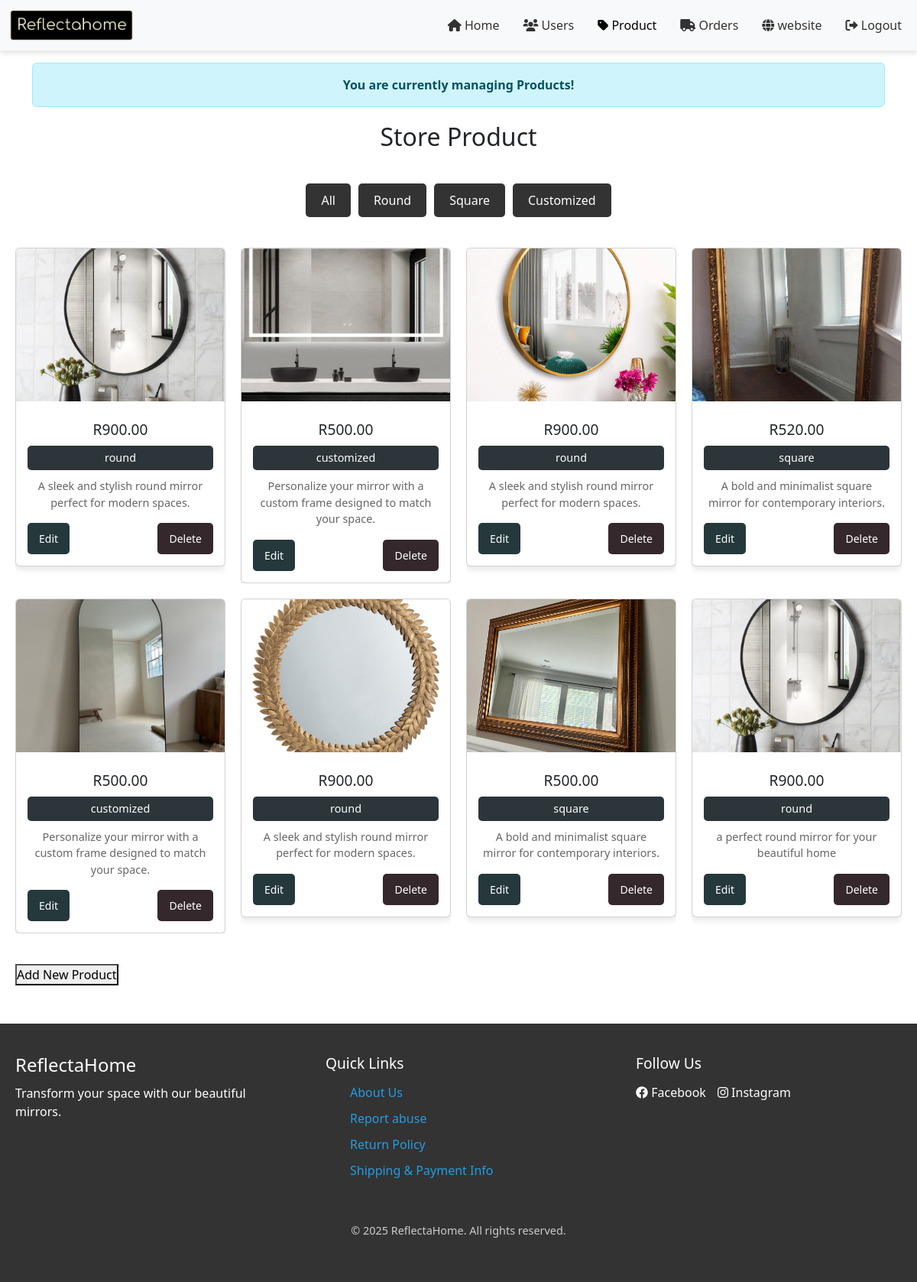
The page /Admin/products.php on the database its author committed.
### tables this page shows
CREATE TABLE `products` (
  `id` int(11) NOT NULL,
  `name` varchar(255) NOT NULL,
  `description` text DEFAULT NULL,
  `price` decimal(10,2) NOT NULL,
  `category` enum('round','square','customized') NOT NULL,
  `image` varchar(255) DEFAULT NULL,
  `created_at` datetime DEFAULT current_timestamp(),
  `updated_at` datetime DEFAULT current_timestamp() ON UPDATE current_timestamp(),
  `stock_quantity` int(11) DEFAULT 0
);

### Admin/products.php (the view, shortened to what this page needs)
<?php
include_once 'db-inc.php';
function getAllProducts($dbConnection) {
    $sql = "SELECT * FROM products";
    $result = mysqli_query($dbConnection, $sql);
    $products = [];
    if (mysqli_num_rows($result) > 0) {
        while ($row = mysqli_fetch_assoc($result)) {
            $products[] = $row;
        }
    }
    return $products;
}
?>
<!DOCTYPE html>
<html lang="en">
<head>
    <link rel="stylesheet" href="/ReflectaHome/Admin/style/styles.css">
    <link href="https://cdn.jsdelivr.net/npm/bootstrap@5.3.0-alpha1/dist/css/bootstrap.min.css" rel="stylesheet">
    <link href="https://cdnjs.cloudflare.com/ajax/libs/font-awesome/6.0.0-beta3/css/all.min.css" rel="stylesheet">
</head>
<body>
 <nav class="navbar navbar-expand-lg navbar-light bg-light">
    <div class="container-fluid">
        <a class="navbar-brand" href="index.html">
            <img src="/ReflectaHome/Images/logo-no-background.png" alt="ReflectaHome Logo" style="height: 40px;">
        </a>
        <div class="collapse navbar-collapse" id="navbarNav">
            <ul class="navbar-nav ms-auto">
                <li class="nav-item">
                    <a class="nav-link" href="home.php"><i class="fas fa-home"></i> Home</a>
                </li>
                <li class="nav-item">
                    <a class="nav-link" href="Users.php"><i class="fas fa-users"></i> Users</a>
                </li>
                <li class="nav-item">
                    <a class="nav-link active" href="products.php"><i class="fas fa-tag"></i> Product</a>
                </li>
                <li class="nav-item">
                    <a class="nav-link" href="orders.php"><i class="fas fa-truck"></i> Orders</a>
                </li>
                <li class="nav-item">
                    <a class="nav-link" href="website.php"><i class="fas fa-globe"></i> website</a>
                </li>
                <li class="nav-item">
                    <a class="nav-link" href="/ReflectaHome/Homepage/home.php"><i class="fas fa-sign-out-alt"></i> Logout</a>
                </li>
            </ul>
        </div>
    </div>
</nav>
<div class="container mt-3">
    <div class="alert alert-info text-center" role="alert">
        <strong>You are currently managing Products!</strong>
    </div>
</div>
  <header>
      <h2>Store Product</h2> <br>
      <div class="filters">
          <button class="filter-btn" data-category="all">All</button>
          <button class="filter-btn" data-category="round">Round</button>
          <button class="filter-btn" data-category="square">Square</button>
          <button class="filter-btn" data-category="customized">Customized</button>
      </div>
  </header>
  <main id="products" class="gallery">
      <?php
      $products = getAllProducts($dbConnection);
      foreach ($products as $product) {
          echo "
          <div class='gallery-item {$product['category']}'>
            <div class='card'>
                <img src='images/{$product['image']}' alt='{$product['name']}'>
                <div class='card-overlay'>
                    <p>{$product['name']}</p>
                </div>
                <div class='card-content'>
                    <h3>R{$product['price']}</h3>
                    <p class='category'>{$product['category']}</p>
                    <p class='description'>{$product['description']}</p>
                    <div class='buttons'>
                        <button class='edit-btn' data-bs-toggle='modal' data-bs-target='#product-modal' data-id='{$product['id']}' data-name='{$product['name']}' data-price='{$product['price']}' data-category='{$product['category']}' data-description='{$product['description']}' data-image='{$product['image']}'>Edit</button>
                        <form method='POST'>
                            <input type='hidden' name='product-id' value='{$product['id']}'>
                            <button type='submit' name='action' value='delete' class='delete-btn'>Delete</button>
                        </form>
                    </div>
                </div>
            </div>
          </div>";
      }
      ?>
  </main>
  <div class="add-new-btn">
      <button id="add-new-product-btn" data-bs-toggle="modal" data-bs-target="#product-modal">Add New Product</button>
  </div>
<footer class="footer">
    <div class="footer-content">
        <div class="footer-left">
            <h3>ReflectaHome</h3>
            <p>Transform your space with our beautiful mirrors.</p><br><br>
        </div>
        <div class="footer-center">
            <h4>Quick Links</h4>
            <ul>
                <li><a href="/ReflectaHome/QuickLinks/about.php">About Us</a></li>
                <li><a href="/ReflectaHome/QuickLinks/Report abuse.php">Report abuse</a></li>
                <li><a href="/ReflectaHome/QuickLinks/Return Policy.php">Return Policy</a></li>
                <li><a href="/ReflectaHome/QuickLinks/Shipping & Payment.php">Shipping & Payment Info</a></li>
            </ul>
        </div>
        <div class="footer-right">
            <h4>Follow Us</h4>
            <div class="social-links">
                <a href="#" class="social-icon"><i class="fab fa-facebook"></i> Facebook</a>
                <a href="#" class="social-icon"><i class="fab fa-instagram"></i> Instagram</a>
            </div>
        </div>
    </div>
    <div class="footer-bottom">
        <p>&copy; 2025 ReflectaHome. All rights reserved.</p>
    </div>
</footer>
</body>
</html>

### Admin/style/styles.css (style rules this page uses)
* { margin: 0; padding: 0; box-sizing: border-box; }
body { font-family: Arial, sans-serif; background-color: #f4f4f4; color: #333; }
header { text-align: center; margin: 20px 0; }
.filters { display: flex; justify-content: center; gap: 10px; margin-top: 10px; }
.filter-btn { background-color: #333; color: white; border: none; padding: 10px 20px; cursor: pointer; font-size: 1rem; border-radius: 5px; transition: background-color 0.3s ease; }
.gallery { display: grid; grid-template-columns: repeat(4, 1fr); gap: 20px; padding: 20px; transition: all 0.5s ease; }
.gallery-item { display: grid; grid-template-rows: auto 1fr; overflow: hidden; }
.card { position: relative; background-color: white; border-radius: 8px; box-shadow: 0 4px 8px rgba(0, 0, 0, 0.1); overflow: hidden; transform: scale(1); transition: transform 0.3s ease, box-shadow 0.3s ease; height: 400px; }
.card img { width: 100%; height: 200px; object-fit: cover; display: block; }
.card-content { padding: 15px; text-align: center; }
.card-content h3 { font-size: 1.2rem; margin: 10px 0; }
.category { background-color: #2c3539; color: white; padding: 5px 10px; border-radius: 5px; font-size: 0.9rem; margin-bottom: 10px; }
.description { font-size: 0.9rem; color: #666; }
.buttons { display: flex; justify-content: space-between; margin-top: 10px; position: relative; z-index: 2; }
.gallery { display: grid; grid-template-columns: repeat(4, 1fr); gap: 20px; }
.edit-btn { background-color: #25383c; color: white; padding: 10px 15px; border: none; cursor: pointer; font-size: 14px; border-radius: 5px; }
.delete-btn { background-color:#34282c; color: white; padding: 10px 15px; border: none; cursor: pointer; font-size: 14px; border-radius: 5px; }
.navbar { background-color: #fff; box-shadow: 0 4px 6px rgba(0, 0, 0, 0.1); }
.navbar-brand { font-size: 1.5rem; font-weight: bold; color: #333; }
.navbar-nav .nav-item { margin-left: 15px; }
.navbar-nav .nav-link { font-size: 1rem; color: #333; text-decoration: none; }
.footer { background-color: #333; color: white; padding: 40px 20px; margin-top: 50px; }
.footer-content { display: flex; justify-content: space-between; flex-wrap: wrap; }
.footer-left, .footer-center, .footer-right { flex-basis: 30%; margin-bottom: 20px; }
.footer-left h3 { font-size: 1.5rem; margin-bottom: 10px; }
.footer-left p { font-size: 1rem; }
.footer-center h4, .footer-right h4 { font-size: 1.2rem; margin-bottom: 15px; }
.footer-center ul { list-style-type: none; }
.footer-center ul li { margin-bottom: 10px; }
.footer-center ul li a { color: rgb(35, 157, 227); text-decoration: none; font-size: 1rem; }
.social-links { display: flex; gap: 15px; }
.social-icon { color: white; text-decoration: none; font-size: 1rem; }
.footer-bottom { text-align: center; margin-top: 20px; }
.footer-bottom p { font-size: 0.9rem; color: #ccc; }
.add-new-btn { margin: 20px; }

### rows shown on the page
products: image (picture), price "900.00", category "round", description "A sleek and stylish round mirror perfect for modern spaces."
products: image (picture), price "500.00", category "customized", description "Personalize your mirror with a custom frame designed to match your space."
products: image (picture), price "900.00", category "round", description "A sleek and stylish round mirror perfect for modern spaces."
products: image (picture), price "520.00", category "square", description "A bold and minimalist square mirror for contemporary interiors."
products: image (picture), price "500.00", category "customized", description "Personalize your mirror with a custom frame designed to match your space."
products: image (picture), price "900.00", category "round", description "A sleek and stylish round mirror perfect for modern spaces."
products: image (picture), price "500.00", category "square", description "A bold and minimalist square mirror for contemporary interiors."
products: image (picture), price "900.00", category "round", description "a perfect round mirror for your beautiful home"
